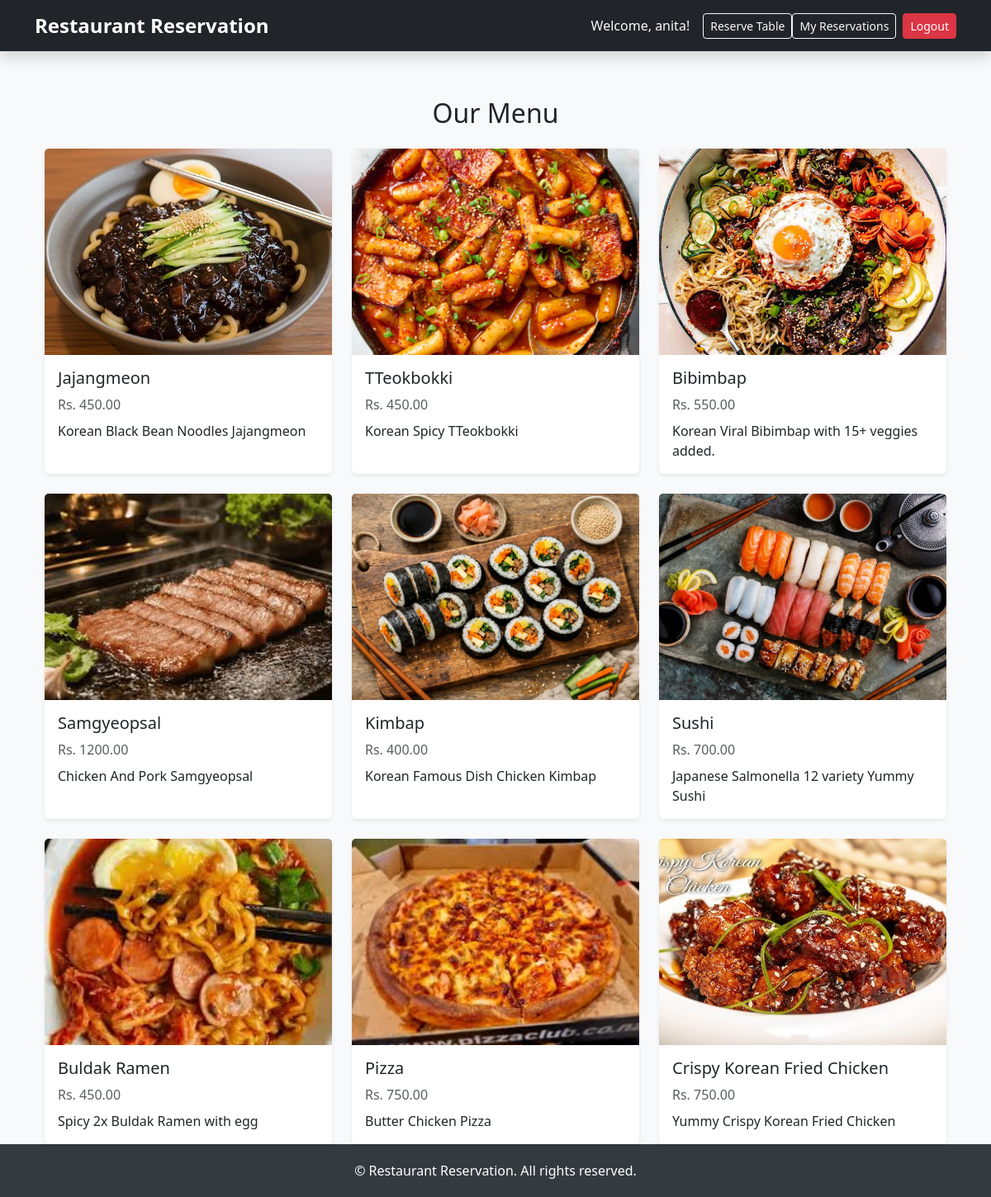
Page / (signed in) on the committed database.
### reservation/models.py (models this page shows, shortened)
class MenuItem(models.Model):
    name = models.CharField(max_length=100)
    description = models.TextField()
    price = models.DecimalField(max_digits=6,decimal_places=2)
    available = models.BooleanField(default=True)
    image = models.ImageField(upload_to="images/",blank=False)

### reservation/views.py (the view)
# urls.py: path("",views.HomeView.as_view(),name="home"),
class HomeView(ListView):
    model = MenuItem
    template_name = "home.html"
    context_object_name = "menu_items"
    def get_queryset(self):
        return MenuItem.objects.filter(available=True).order_by("-id")

### templates/home.html
{% extends "base.html" %}
{% block content %}
<div class="container mt-4">
    <h2 class="mb-4 text-center">Our Menu</h2>
    <div class="row row-cols-1 row-cols-md-3 g-4">
        {% for item in menu_items %}
        <div class="col">
            <div class="card h-100 shadow-sm border-0">
                <img src="{{ item.image.url }}" class="card-img-top" alt="{{ item.name }}"
                     style="object-fit: cover; height: 250px;">
                <div class="card-body d-flex flex-column">
                    <h5 class="card-title">{{ item.name }}</h5>
                    <p class="text-muted mb-2">Rs. {{ item.price }}</p>
                    <p class="card-text flex-grow-1">{{ item.description }}</p>
                </div>
            </div>
        </div>
        {% endfor %}
    </div>
</div>
{% endblock content %}

### templates/base.html (shortened to what this page needs)
<!doctype html>
<html lang="en">
<head>
    <link href="https://cdn.jsdelivr.net/npm/bootstrap@5.3.8/dist/css/bootstrap.min.css" rel="stylesheet"
>
</head>
<body>
    <nav class="navbar navbar-expand-lg navbar-dark bg-dark fixed-top shadow">
        <div class="container">
            <a class="navbar-brand" href="/">Restaurant Reservation</a>
            <div class="collapse navbar-collapse" id="navbarNav">
                <ul class="navbar-nav ms-auto align-items-center">
                    <li class="nav-item">
                        {% if user.is_authenticated %}
                        <span class="welcome-text text-light">
                            Welcome, {{ user.username }}!
                        </span>
                        {% else %}
                        <span class="welcome-text text-light">Welcome, Guest!</span>
                        {% endif %}
                    </li>
                    {% if user.is_authenticated and user.profile.role == "customer" %}
                    <li class="nav-item">
                        <a class="btn btn-outline-light btn-sm" href="{% url 'reserve-table' %}">Reserve Table</a>
                    </li>
                    <li class="nav-item">
                        <a class="btn btn-outline-light btn-sm" href="{% url 'my-reservations' %}">My Reservations</a>
                    </li>
                    {% endif %}
                    {% if user.is_authenticated %}
                    <li class="nav-item ms-2">
                        <form action="{% url 'logout' %}" method="post" class="d-inline">
                            <button type="submit" class="btn btn-danger btn-sm">Logout</button>
                        </form>
                    </li>
                    {% else %}
                    <li class="nav-item ms-2">
                        <a href="{% url 'login' %}" class="btn btn-primary btn-sm">Login</a>
                    </li>
                    {% endif %}
                </ul>
            </div>
        </div>
    </nav>
    <main class="container mt-4">
        {% block content %}
        {% endblock content %}
    </main>
    <footer>
        &copy; {{ now|date:"Y" }} Restaurant Reservation. All rights reserved.
    </footer>
</body>
</html>

### templates/base.html (style rules this page uses)
html, body { height: 100%; }
body { display: flex; flex-direction: column; background-color: #f8f9fa; padding-top: 70px; }
.navbar-brand { font-weight: bold; font-size: 1.5rem; }
.welcome-text { margin-right: 1rem; font-weight: 500; }
main { flex: 1 0 auto; }
footer { flex-shrink: 0; background-color: #343a40; color: #fff; padding: 20px 0; text-align: center; }

### rows in the picture
MenuItem: image (picture), name "Jajangmeon", price "450.00", description "Korean Black Bean Noodles Jajangmeon"
MenuItem: image (picture), name "TTeokbokki", price "450.00", description "Korean Spicy TTeokbokki"
MenuItem: image (picture), name "Bibimbap", price "550.00", description "Korean Viral Bibimbap with 15+ veggies added."
MenuItem: image (picture), name "Samgyeopsal", price "1200.00", description "Chicken And Pork Samgyeopsal"
MenuItem: image (picture), name "Kimbap", price "400.00", description "Korean Famous Dish Chicken Kimbap"
MenuItem: image (picture), name "Sushi", price "700.00", description "Japanese Salmonella 12 variety Yummy Sushi"
MenuItem: image (picture), name "Buldak Ramen", price "450.00", description "Spicy 2x Buldak Ramen with egg"
MenuItem: image (picture), name "Pizza", price "750.00", description "Butter Chicken Pizza"
MenuItem: image (picture), name "Crispy Korean Fried Chicken", price "750.00", description "Yummy Crispy Korean Fried Chicken"

### other values in the picture
{{ user.username }} "anita"
